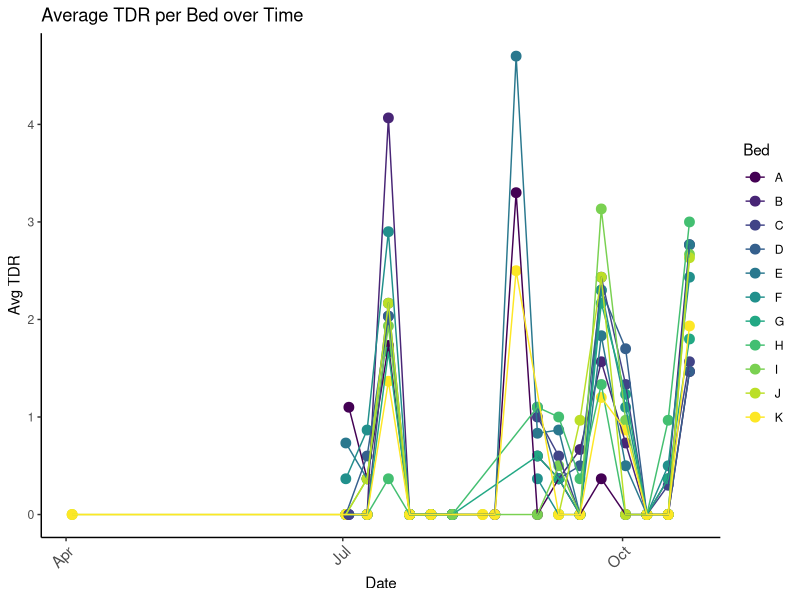
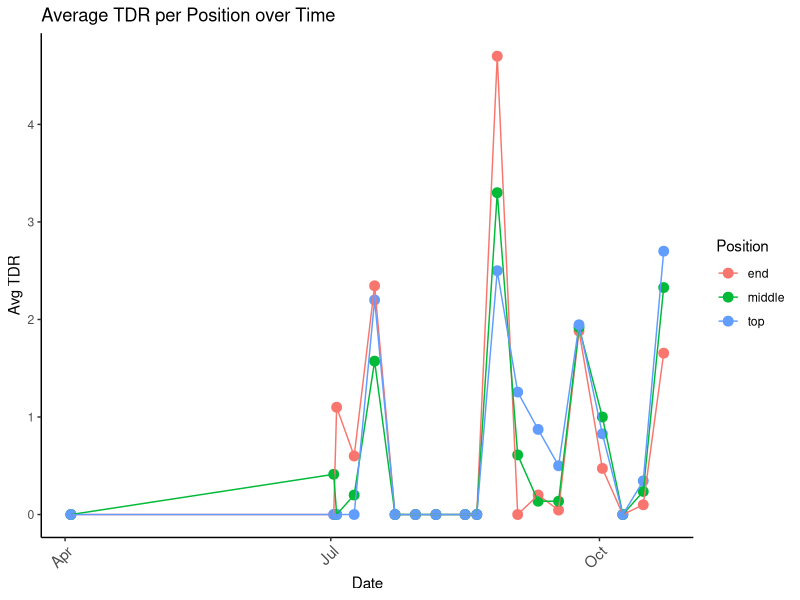
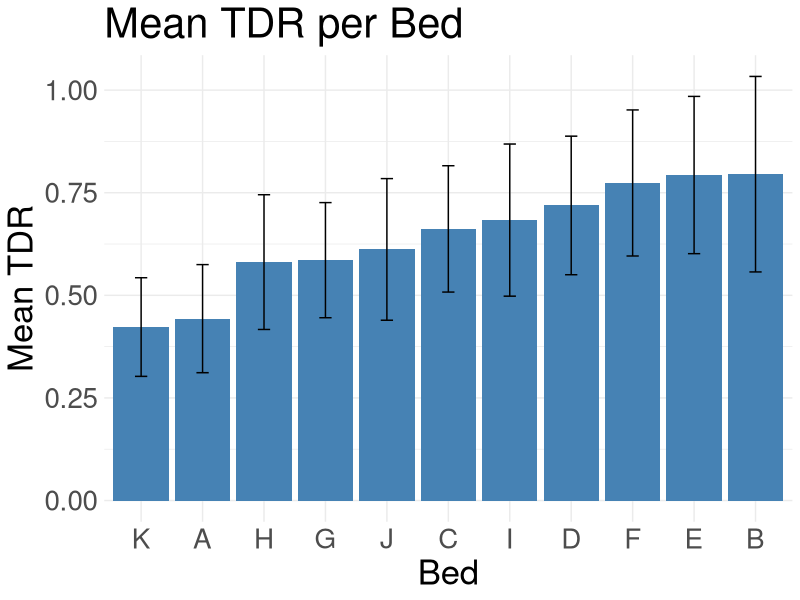
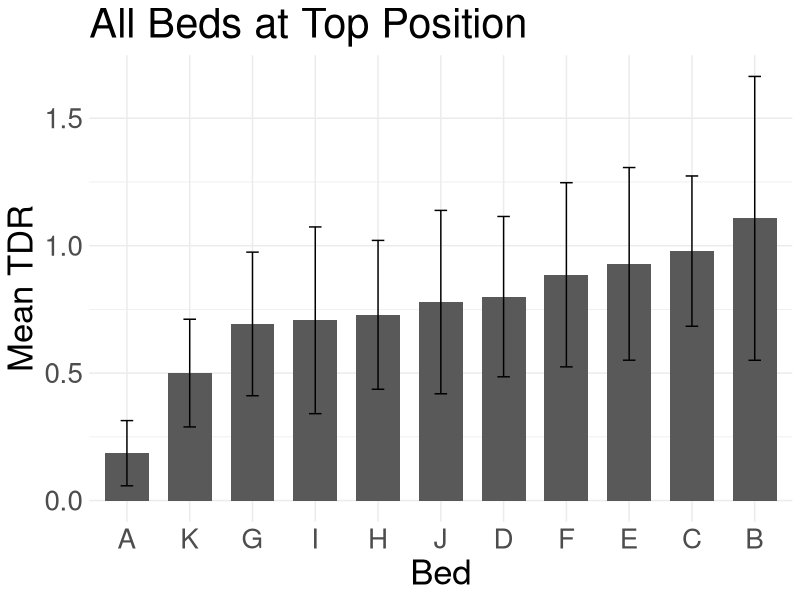
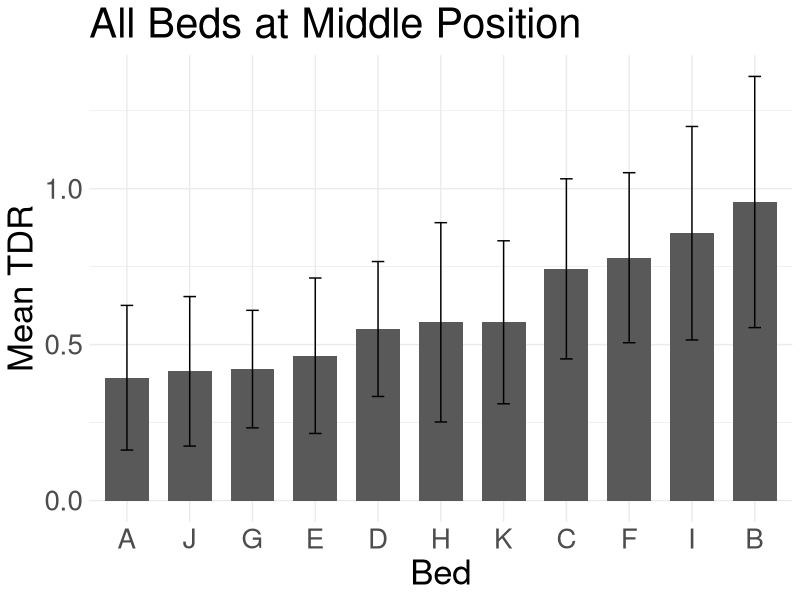
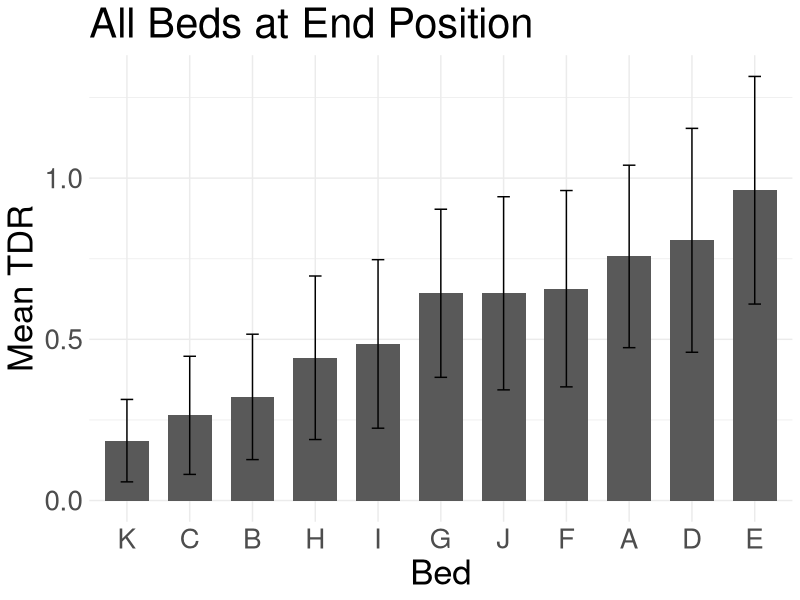
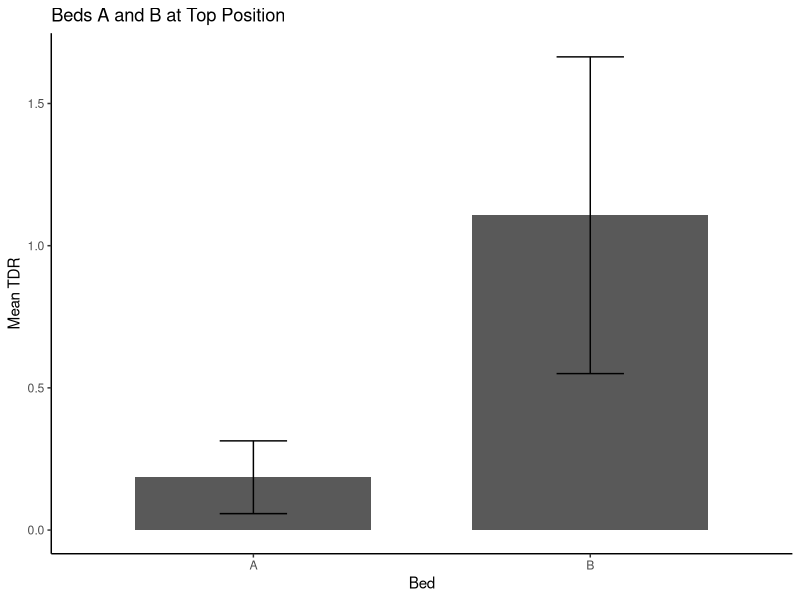
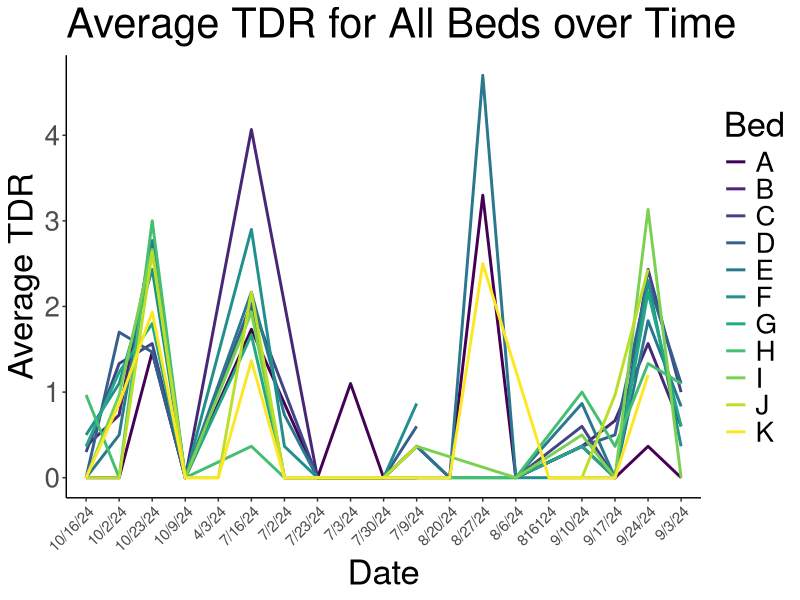

Generate these figures, in order, with R: (Note: this script raises an error after producing the figures.)
## ---- chunk 1
knitr::opts_chunk$set(echo = TRUE)
## ---- chunk 2
library(tidyverse) #includes ggplot and dplyer
library(corrplot)

sem <- function(x, na.rm=FALSE) {           #for calculating standard error
  sd(x,na.rm=na.rm)/sqrt(length(na.omit(x)))
}
## ---- chunk 3
combined_tdr <- read_csv("../input/WL2_2024_TDR_Processed.csv") #produced in "TDR_Plots.R"
unique(combined_tdr$date) #check for issues in date column #some cases of "816124"

combined_tdr_dates <- combined_tdr %>% 
  mutate(date=if_else(date=="816124", "8/16/24", date)) %>%  #fix the error found above
  mutate(date=mdy(date)) #converting the date column to a date format 
unique(combined_tdr_dates$date) #check if the date column has been properly corrected 

#Where did the April time points come from? Is this an error from data entry?
## ---- chunk 4
#setting bed average
 bed_avg <- combined_tdr_dates %>% 
  group_by(date, Bed) %>% 
  summarize(mean_TDR = mean(TDR, na.rm = TRUE), .groups = "drop")

#Average TDR per Bed over Time Plot
 ggplot(bed_avg, aes(x = date, y = mean_TDR, color = Bed)) +
  geom_point(size = 3) +
  geom_line() +
  labs(title = "Average TDR per Bed over Time", y = "Avg TDR", x = "Date") +
  theme_classic() +
  theme(axis.text.x = element_text(angle = 45, hjust = 1, size = 11)) +
  scale_color_viridis_d(option = "viridis")
ggsave("../output/Bedovertime.png", width = 12, height = 8, units = "in")
 
#setting position average
 position_avg <- combined_tdr_dates %>% 
  group_by(date, Position) %>% 
  summarize(mean_TDR = mean(TDR, na.rm = TRUE), .groups = "drop")
 
#Average TDR per Position over Time Plot
 ggplot(position_avg, aes(x = date, y = mean_TDR, color = Position)) +
  geom_point(size = 3) +
  geom_line() +
  labs(title = "Average TDR per Position over Time", y = "Avg TDR", x = "Date") +
  theme_classic() +
  theme(axis.text.x = element_text(angle = 45, hjust =1, size = 11))
ggsave("../output/Positionovertime.png", width = 12, height = 8, units = "in")
## ---- chunk 5
#Mean TDR for Each Bed
bed_means <- combined_tdr %>% 
  group_by(Bed) %>% 
  summarize(mean_TDR = mean(TDR, na.rm = TRUE),
          sem_TDR=sem(TDR, na.rm=TRUE))
bed_means

#Mean TDR per Bed
ggplot(bed_means, aes(x=fct_reorder(Bed, mean_TDR), y = mean_TDR)) +
  geom_col(fill = "steelblue") +
   geom_errorbar(aes(ymin=mean_TDR-sem_TDR,ymax=mean_TDR+sem_TDR),width=.2, position = 
                  position_dodge(0.75)) + 
  labs(title = "Mean TDR per Bed", y = "Mean TDR", x = "Bed") +
  theme_minimal() +
  theme(text=element_text(size=25)) #making the text bigger 
ggsave("../output/MeanTDRperBed.png", width = 12, height = 8, units = "in")


#new df bed_pos_means
bed_pos_means <- combined_tdr %>% 
  group_by(Position, Bed) %>% 
  summarize(mean_TDR = mean(TDR, na.rm = TRUE),
          sem_TDR=sem(TDR, na.rm=TRUE))
bed_pos_means

#Filtering plots for each bed position
bed_pos_means %>% 
  filter(Position=="top") %>% 
  ggplot(aes(x=fct_reorder(Bed, mean_TDR), y=mean_TDR)) +
  geom_col(width = 0.7,position = position_dodge(0.75)) + 
  geom_errorbar(aes(ymin=mean_TDR-sem_TDR,ymax=mean_TDR+sem_TDR),width=.2, position = 
                  position_dodge(0.75)) + 
  theme_minimal() +
  theme(text=element_text(size=25)) + #making the text bigger 
  labs(x="Bed", y="Mean TDR", title="All Beds at Top Position")
ggsave("../output/MeanTDRTopBeds.png", width = 12, height = 8, units = "in")

bed_pos_means %>% 
  filter(Position=="middle") %>% 
  ggplot(aes(x=fct_reorder(Bed, mean_TDR), y=mean_TDR)) +
  geom_col(width = 0.7,position = position_dodge(0.75)) + 
  geom_errorbar(aes(ymin=mean_TDR-sem_TDR,ymax=mean_TDR+sem_TDR),width=.2, position = 
                  position_dodge(0.75)) + 
  theme_minimal() +
  theme(text=element_text(size=25)) + #making the text bigger 
  labs(x="Bed", y="Mean TDR", title="All Beds at Middle Position")
ggsave("../output/MeanTDRMiddleBeds.png", width = 12, height = 8, units = "in")

bed_pos_means %>% 
  filter(Position=="end") %>% 
  ggplot(aes(x=fct_reorder(Bed, mean_TDR), y=mean_TDR)) +
  geom_col(width = 0.7,position = position_dodge(0.75)) + 
  geom_errorbar(aes(ymin=mean_TDR-sem_TDR,ymax=mean_TDR+sem_TDR),width=.2, position = 
                  position_dodge(0.75)) + 
  theme_minimal() +
  theme(text=element_text(size=25)) + #making the text bigger 
  labs(x="Bed", y="Mean TDR", title="All Beds at End Position")
ggsave("../output/MeanTDREndBeds.png", width = 12, height = 8, units = "in")
## ---- chunk 6
#Example, A and B top
bed_pos_means %>% 
 filter(Bed %in% c("A", "B"), Position == "top") %>%  #only keep beds A and B, you could do position == "Top" for example 
  ggplot(aes(x=fct_reorder(Bed, mean_TDR), y=mean_TDR)) +
  geom_col(width = 0.7,position = position_dodge(0.75)) + 
  geom_errorbar(aes(ymin=mean_TDR-sem_TDR,ymax=mean_TDR+sem_TDR),width=.2, position = 
                  position_dodge(0.75)) + 
  theme_classic() +
  labs(x="Bed", y="Mean TDR", title="Beds A and B at Top Position")
#ggsave("../output/MeanTDRtopBeds_AB_Time.png", width = 12, height = 8, units = "in")

bed_tdr_avg <- combined_tdr %>% 
  group_by(Bed, date) %>% 
  summarise(
    mean_TDR=mean(TDR, na.rm=TRUE),
    sem_TDR=sem(TDR, na.rm=TRUE), .groups = "drop")
bed_tdr_avg

#Average TDR of All Beds over Time
bed_tdr_avg %>%
  ggplot(aes(x =date, y =mean_TDR, color = Bed, group = Bed)) +
  geom_line(size = 1) +
  theme_classic() +
  theme(axis.text.x = element_text(angle = 45, hjust =1, size = 11), text=element_text(size=25)) +
  labs(x = "Date", y = "Average TDR", color = "Bed",
    title = "Average TDR for All Beds over Time") +
  scale_color_viridis_d(option = "viridis")
ggsave("../output/MeanTDRperBed_Time.png", width = 12, height = 8, units = "in")

#Average TDR of A, K, B, C over Time
bed_tdr_avg %>%
  filter(Bed %in% c("A", "B", "C", "K")) %>% 
  ggplot(aes(x =date, y =mean_TDR, color = Bed, group = Bed)) +
  geom_line(size = 1) +
  theme_classic() +
  theme(axis.text.x = element_text(angle = 45, hjust =1, size = 11), text=element_text(size=25)) +
  labs(x = "Date", y = "Average TDR", color = "Bed",
    title = "Average TDR for Beds A, B, C K over Time") +
  scale_color_viridis_d(option = "viridis")
ggsave("../output/MeanTDREndBeds_Time.png", width = 12, height = 8, units = "in")

## ---- chunk 7

#fixing MetStationData1
MetStationData1$X.TIMESTAMP <- sub('^"', ' ', MetStationData1$X.TIMESTAMP) #took away " at the start of every timestamp
MetStationData1$X.TIMESTAMP <- as.POSIXct(MetStationData1$X.TIMESTAMP, format="%Y-%m-%d %H:%M:%S")

MetStationData1 <- MetStationData1 %>% slice(-c(1, 2)) #removed first two empty rows

## ---- chunk 8
#filtering metstation for dates starting in summer 2024
library(dplyr)

MetStation_summer2024 <- MetStationData1 %>% #says there is no 2024 timestamps
  filter(X.TIMESTAMP >= as.POSIXct("2024-06-01 00:00:00") &
           X.TIMESTAMP >= "2024-08-31 23:59:59")

MS_Test <- read.table("CR1000XSeries_IntBioHalfHourTable.dat", header = TRUE, sep = "", fill = TRUE)
write.csv(df, "MS_test.csv", row.names = FALSE)

## ---- chunk 9
# correlating metstation and TDR data, example code below
wl2_cors <- wl2_establishment %>% 
  select(GrwSsn_GD_Recent, GrwSsn_GD_Historical) #make a dataframe with just the columns you want to correlate

cor.norm = cor(wl2_cors) #test correlations among the traits
cor.norm
cor.sig <- cor.mtest(wl2_cors, method = "pearson") #getting the p-values for correlations 
cor.sig
